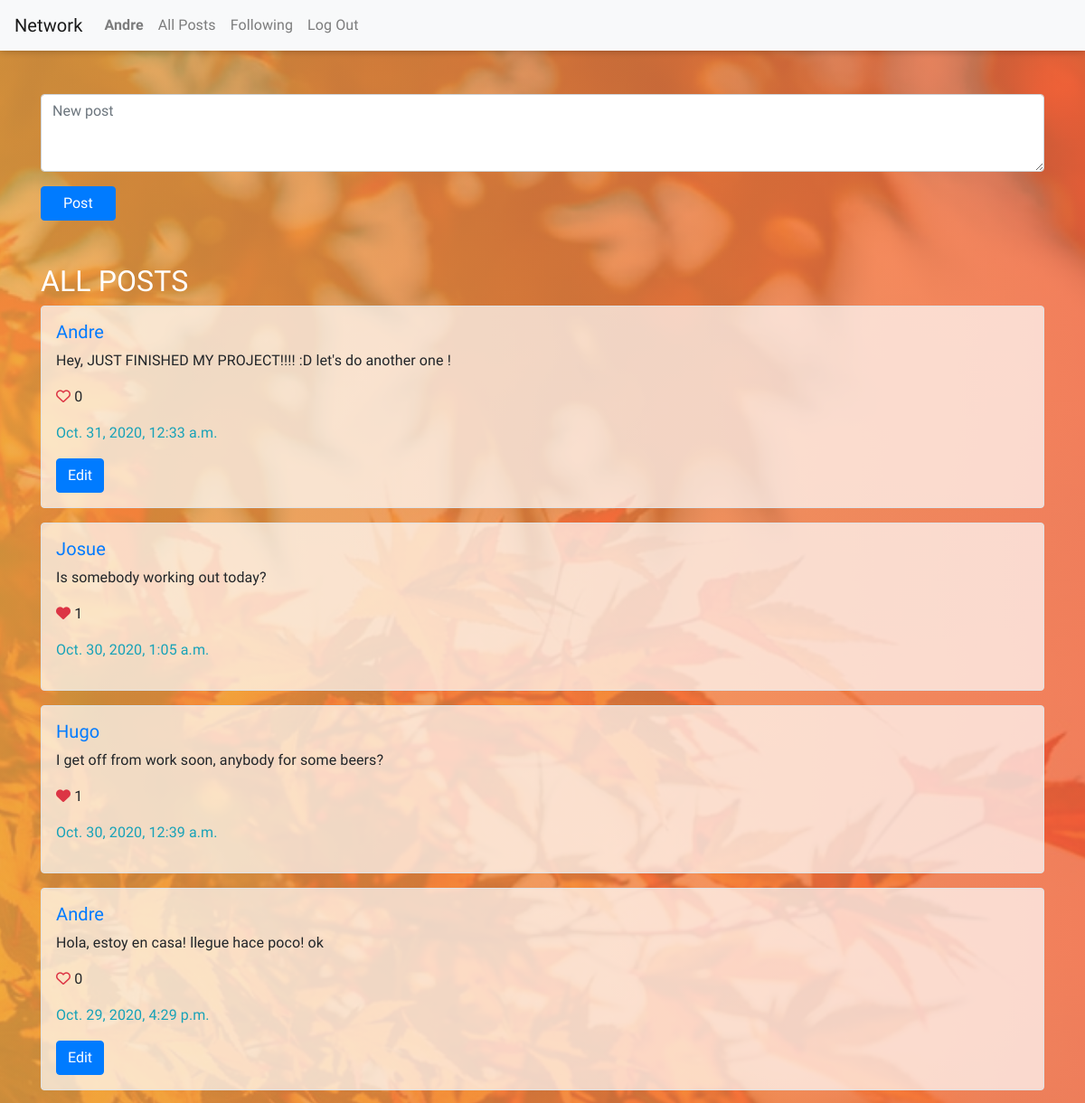
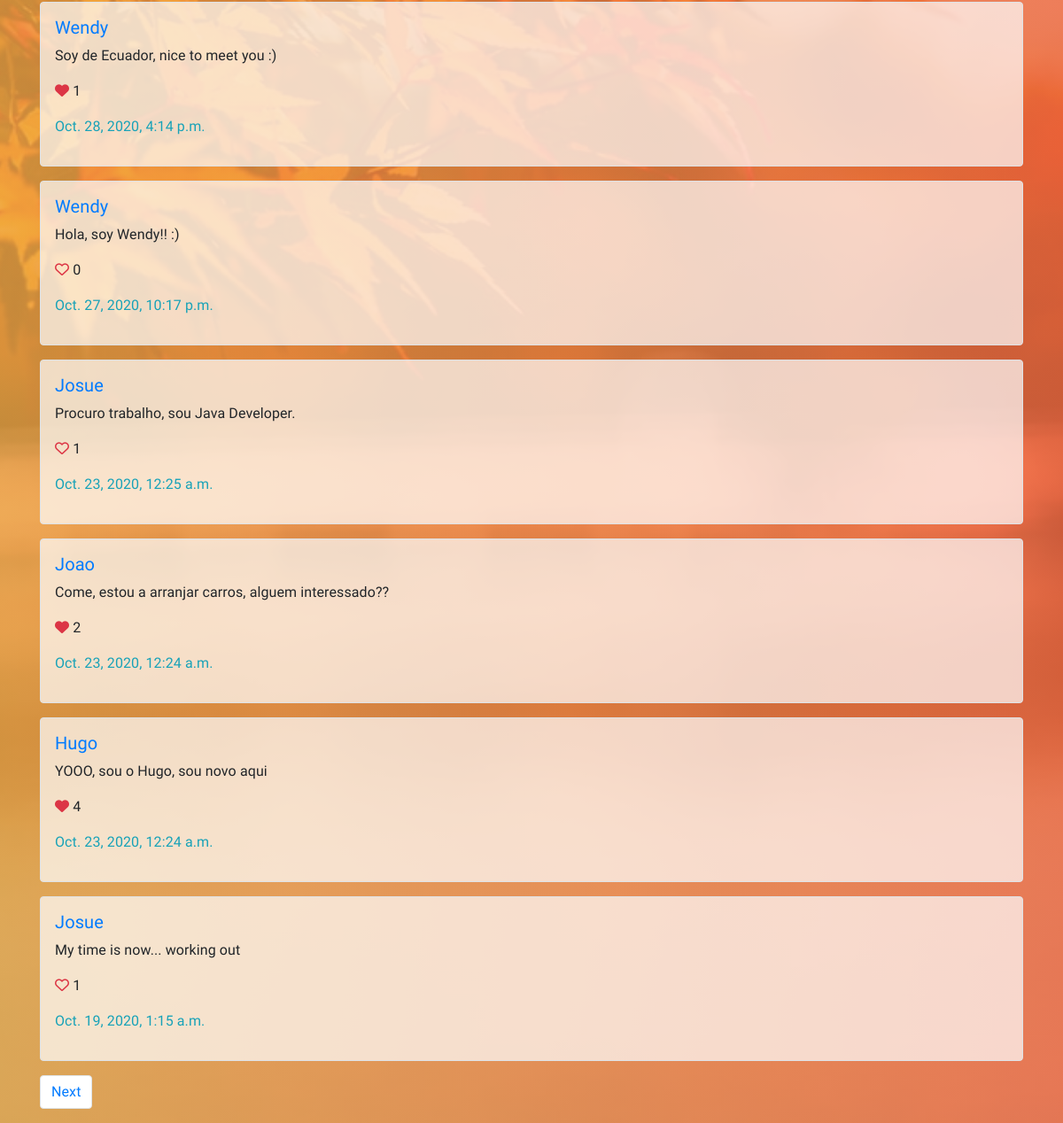
/ (signed in), run on the app's committed database (2 pictures, top to bottom).
### network/models.py (models this page shows, shortened)
class User(AbstractUser):
    def serialize(self):
        return {
            "id": self.id,
            "username": self.username,
            "email": self.email
        }

class Posts(models.Model):
    post = models.TextField()
    user = models.ForeignKey(User, on_delete=models.CASCADE)
    date = models.DateTimeField(auto_now=True)
    likes = models.ManyToManyField(User, related_name='likes')
    class Meta:
        verbose_name_plural = 'Posts'

### network/views.py (the view)
# urls.py: path("", views.index, name="index"),
def index(request):
    all_posts = Posts.objects.order_by('-date').all()
    p = Paginator(all_posts, 10)
    page_number = request.GET.get('page', 1)
    try:
        page = p.page(page_number)
    except:
        page = p.page(1)
    return render(request, "network/index.html", {
        'form': NewPost(),
        'posts': page
        })

### network/forms.py
class NewPost(forms.Form):
    post = forms.CharField(widget=forms.Textarea(attrs={'class' : "form-control", 'id' : "exampleFormControlTextarea1", 'rows':"3", 'placeholder': 'New post'}), label='New Post')

### network/templates/network/index.html (shortened to what this page needs)
{% extends "network/layout.html" %}
{% block body %}
    <div class="container">
            <br><br>
            {% if user.is_authenticated %}
                <form action="{% url 'network:add_post' %}" method="POST">
                    {{ form.post }}
                    <button type="submit" class="btn btn-primary mt-3 pr-4 pl-4">Post</button>
                </form>
            {% endif %}
            <br>
            <h2 class="h2 text-white mt-4">All Posts</h2>
            {% for post in posts %}
                <div class="border rounded  mb-3 pl-3 pt-3 pb-3 posts">
                    <h5 class="h5"><a href="{% url 'network:profile' post.user.id %}">{{post.user | capfirst}}</a></h5>
                    <p id="post-{{ post.id }}">{{post.post}}</p>
                    <p>
                        {% if post.likes.count == 0 %}
                            <i class="far fa-heart text-danger like" data-like="{{ post.id }}"></i>
                        {% else %}
                            {% if request.user not in post.likes.all %}
                                <i class="far fa-heart text-danger like" data-like="{{ post.id }}"></i>
                            {% else %}
                                <i class="fas fa-heart text-danger unlike" data-unlike="{{ post.id }}"></i>
                            {% endif %}
                        {% endif %}
                        <span data-postLikes="{{ post.id }}">{{post.likes.count }}</span>
                    </p>
                    <p class="text-info">{{post.date}}</p>
                    {% if user.is_authenticated %}
                        {% if user.id == post.user.id %}
                            <button class="btn btn-primary edit" id="edit-{{post.id}}">Edit</button>
                        {% endif %}
                    {% endif %}
                </div>
            {% endfor %}
            <nav aria-label="Page navigation example">
                <ul class="pagination">
                    {% if posts.has_next %}
                        <li class="page-item"><a class="page-link" href="{% url 'network:index' %}?page={{ posts.next_page_number }}">Next</a></li>
                    {% endif %}
                </ul>
            </nav>
    </div>
{% endblock %}

### network/templates/network/layout.html (shortened to what this page needs)
{% load static %}
<!DOCTYPE html>
<html lang="en">
    <head>
        <link rel="stylesheet" href="https://stackpath.bootstrapcdn.com/bootstrap/4.4.1/css/bootstrap.min.css">
        <link href="{% static 'network/styles.css' %}" rel="stylesheet">
    </head>
    <body>
        <nav class="navbar navbar-expand-lg navbar-light bg-light">
            <a class="navbar-brand" href="{% url 'network:index' %}">Network</a>
            <div>
              <ul class="navbar-nav mr-auto">
                {% if user.is_authenticated %}
                    <li class="nav-item">
                        <a class="nav-link" href="{% url 'network:profile' request.user.id %}"><strong>{{ request.user.username|title }}</strong></a>
                    </li>
                {% endif %}
                <li class="nav-item">
                  <a class="nav-link" href="{% url 'network:index' %}">All Posts</a>
                </li>
                {% if user.is_authenticated %}
                    <li class="nav-item">
                        <a class="nav-link" href="{% url 'network:following' %}">Following</a>
                    </li>
                    <li class="nav-item">
                        <a class="nav-link" href="{% url 'network:logout' %}">Log Out</a>
                    </li>
                {% endif %}
              </ul>
            </div>
          </nav>
        <div class="body">
            {% block body %}
            {% endblock %}
        </div>
    </body>
</html>

### network/static/network/styles.css (style rules this page uses)
body { background-image: linear-gradient( to right, rgba(238, 169, 73, 0.8), rgba(244, 107, 69, 0.8)), url(bg3.jpg); background-position: center; background-attachment: fixed; background-size: cover; font-family: 'Heebo', sans-serif; letter-spacing: 0.1px; }
.navbar { box-shadow: 0px 0.2px 8px rgba(0, 0, 0, 0.3); }
.posts { background-color: rgba(255, 255, 255, 0.7); }
.h2 { color: #4c4a37; text-transform: uppercase; font-weight: 500; }

### data on the page
User: user.username "Andre"
Posts: user "Andre", post "Hey, JUST FINISHED MY PROJECT!!!! :D let's do another one !", likes.count "0", date "Oct. 31, 2020, 12:33 a.m."
Posts: user "Josue", post "Is somebody working out today?", likes.count "1", date "Oct. 30, 2020, 1:05 a.m."
Posts: user "Hugo", post "I get off from work soon, anybody for some beers?", likes.count "1", date "Oct. 30, 2020, 12:39 a.m."
Posts: user "Andre", post "Hola, estoy en casa! llegue hace poco! ok", likes.count "0", date "Oct. 29, 2020, 4:29 p.m."
Posts: user "Wendy", post "Soy de Ecuador, nice to meet you :)", likes.count "1", date "Oct. 28, 2020, 4:14 p.m."
Posts: user "Wendy", post "Hola, soy Wendy!! :)", likes.count "0", date "Oct. 27, 2020, 10:17 p.m."
Posts: user "Josue", post "Procuro trabalho, sou Java Developer.", likes.count "1", date "Oct. 23, 2020, 12:25 a.m."
Posts: user "Joao", post "Come, estou a arranjar carros, alguem interessado??", likes.count "2", date "Oct. 23, 2020, 12:24 a.m."
Posts: user "Hugo", post "YOOO, sou o Hugo, sou novo aqui", likes.count "4", date "Oct. 23, 2020, 12:24 a.m."
Posts: user "Josue", post "My time is now... working out", likes.count "1", date "Oct. 19, 2020, 1:15 a.m."
